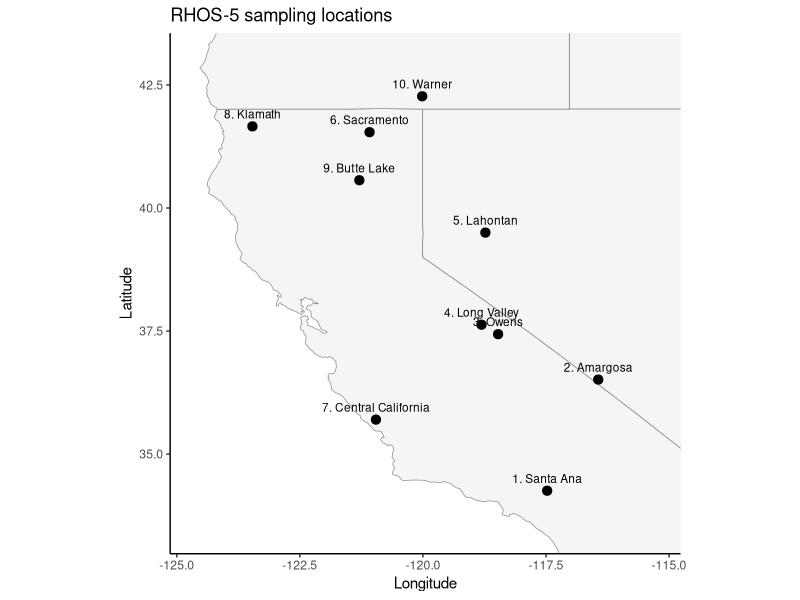
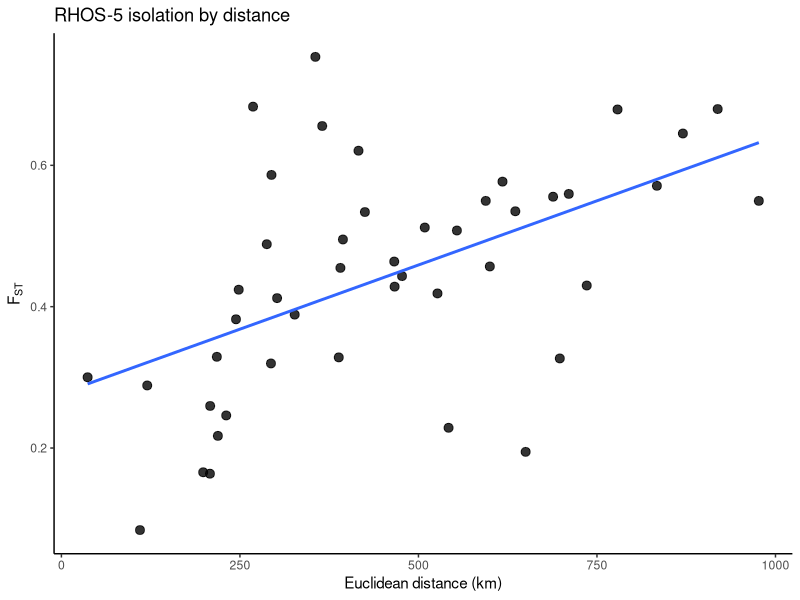
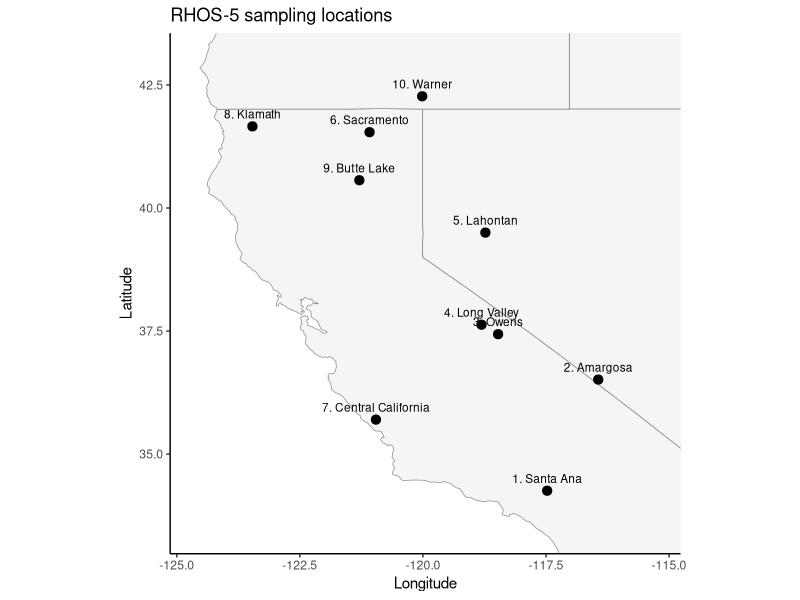
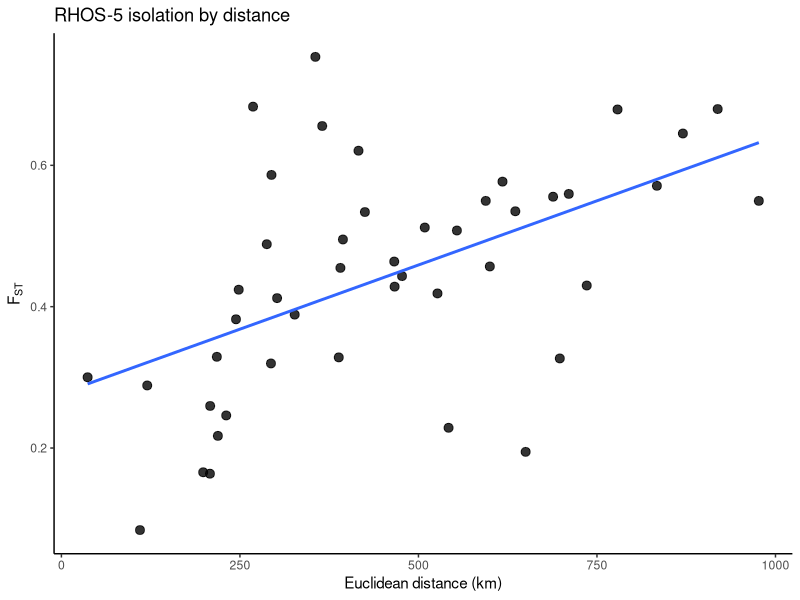

R code for these plots, in order: (Note: this script raises an error after producing the figures.)
# ========================================
# RHOS-5
# Rhinichthys osculus
# Speckled dace
#
# Su et al. 2022 / dissertation chapter
# Population genomic analysis of the Speckled Dace species complex
#
# IMPORTANT:
# The published pairwise FST table available from the supplement
# is clearly legible for the 10 focal California / California-adjacent
# population units:
#   Santa Ana
#   Amargosa
#   Owens
#   Long Valley
#   Lahontan
#   Sacramento
#   Central California
#   Klamath
#   Butte Lake
#   Warner
#
# The supplement also includes a second panel for some non-California
# comparisons, but those values are not all legible in the uploaded
# article view. To avoid inventing values, this workflow builds the
# exact 10 x 10 published matrix that is fully recoverable from
# Supplemental Table S.2 panel A.
#
# Coordinates were NOT grabbed from figures for the final dataset.
# Exact GPS coordinates are available in Supplemental Table S.1.
# Because FST is reported at the population-unit level rather than
# at all 38 exact collection localities, the coordinates below are
# centroids calculated from the exact locality GPS coordinates in
# Supplemental Table S.1.
#
# Figure 1 was used only as a QC reference for spatial sanity.
# ========================================

library(ggplot2)
library(geosphere)
library(maps)

study_code <- "RHOS-5"

base_dir <- "/Users/johnmccall/Library/CloudStorage/OneDrive-TheOhioStateUniversity/Spring_2026/Landgen_DGS/DGS-Patterns-of-Fish-Diversity/DGS-Patterns-of-Fish-Diversity/Objective 2/Data/RHOS-5"
data_dir <- file.path(base_dir, "data")

dir.create(base_dir, recursive = TRUE, showWarnings = FALSE)
dir.create(data_dir, recursive = TRUE, showWarnings = FALSE)

# -----------------------------
# 1) exact localities from Supplemental Table S.1
# used to derive population-unit centroids
# -----------------------------
site_tbl <- data.frame(
  pop_unit = c(
    "Lahontan", "Lahontan", "Lahontan",
    "Warner", "Warner", "Warner", "Warner",
    "Butte Lake",
    "Klamath", "Klamath",
    "Sacramento", "Sacramento", "Sacramento", "Sacramento", "Sacramento", "Sacramento",
    "Santa Ana", "Santa Ana",
    "Central California", "Central California", "Central California",
    "Amargosa", "Amargosa", "Amargosa", "Amargosa", "Amargosa", "Amargosa",
    "Owens", "Owens", "Owens",
    "Long Valley"
  ),
  locality = c(
    "Poore Creek", "Susie Creek", "Martis Creek",
    "Hart Lake Honey Creek", "Clover Creek", "Twenty Mile Creek", "Foskett Spring",
    "Butte Creek",
    "Lone Pine Bar", "Klamath River near Happy Camp",
    "Ash Creek", "Bear Creek", "Thomas Creek", "Howard Creek", "Quartz Creek", "Dye Creek",
    "Cajon Creek", "Lytle Creek",
    "Brizziolari Creek", "Sisquoc River", "San Lorenzo River",
    "Beatty Oasis", "Valley-CoffR-Spring", "Amargosa Canyon", "Bradford Spring 1", "Bradford Spring 2", "Roger's Spring",
    "Rock Creek Ditch", "Matlick Ditch", "Fish Slough",
    "Whitmore Hot Springs"
  ),
  lat = c(
    38.34278, 40.81223, 39.34555,
    42.42111, 42.47500, 42.11384, 42.06944,
    40.56472,
    41.54883, 41.767682,
    41.16111, 41.11433, 42.30416, 42.30138, 42.29222, 40.07075,
    34.27475, 34.23899,
    35.28000, 34.83086, 36.99305,
    36.91398, 37.04113, 35.84956, 36.40214, 36.40124, 36.47915,
    37.45932, 37.37602, 37.47551,
    37.62977
  ),
  lon = c(
    -119.52881, -116.04667, -120.61777,
    -120.11000, -120.18000, -119.93161, -119.83764,
    -121.29138,
    -123.52476, -123.403174,
    -120.83000, -121.55361, -120.53250, -120.73160, -120.74527, -122.11222,
    -117.45261, -117.49892,
    -120.66889, -120.16056, -122.03277,
    -116.75551, -116.71248, -116.23078, -116.30236, -116.30304, -116.32646,
    -118.59280, -118.42450, -118.40095,
    -118.81017
  ),
  stringsAsFactors = FALSE
)

fst_order <- c(
  "Santa Ana",
  "Amargosa",
  "Owens",
  "Long Valley",
  "Lahontan",
  "Sacramento",
  "Central California",
  "Klamath",
  "Butte Lake",
  "Warner"
)

coords_centroid <- aggregate(
  cbind(lat, lon) ~ pop_unit,
  data = site_tbl,
  FUN = mean
)

coords_centroid <- coords_centroid[match(fst_order, coords_centroid$pop_unit), ]

RHOS_5_coords <- data.frame(
  site = as.character(seq_len(nrow(coords_centroid))),
  lat = coords_centroid$lat,
  lon = coords_centroid$lon,
  stringsAsFactors = FALSE
)

site_lookup <- data.frame(
  site = RHOS_5_coords$site,
  pop_unit = fst_order,
  stringsAsFactors = FALSE
)

# -----------------------------
# 2) helper
# -----------------------------
fill_sym_from_lower <- function(pops, vals, diag_val = 0) {
  n <- length(pops)
  stopifnot(length(vals) == n * (n - 1) / 2)

  mat <- matrix(0, nrow = n, ncol = n, dimnames = list(pops, pops))
  k <- 1
  for (i in 2:n) {
    for (j in 1:(i - 1)) {
      mat[i, j] <- vals[k]
      mat[j, i] <- vals[k]
      k <- k + 1
    }
  }
  diag(mat) <- diag_val
  mat
}

# -----------------------------
# 3) pairwise FST matrix
# exact values from Supplemental Table S.2 panel A
# order:
# Santa Ana, Amargosa, Owens, Long Valley, Lahontan,
# Sacramento, Central California, Klamath, Butte Lake, Warner
# -----------------------------
fst_vals <- c(
  0.683038,
  0.655648, 0.163662,
  0.495095, 0.382165, 0.300142,
  0.549713, 0.328260, 0.246113, 0.259542,
  0.645057, 0.555592, 0.511999, 0.443290, 0.412116,
  0.753472, 0.620699, 0.586420, 0.488401, 0.463870, 0.194572,
  0.549713, 0.571066, 0.535016, 0.456907, 0.428349, 0.165698, 0.326771,
  0.679071, 0.576948, 0.533901, 0.454898, 0.424014, 0.083905, 0.228633, 0.217210,
  0.679669, 0.559563, 0.507790, 0.418762, 0.388788, 0.288543, 0.429950, 0.319681, 0.329080
)

RHOS_5_fst <- fill_sym_from_lower(
  pops = RHOS_5_coords$site,
  vals = fst_vals,
  diag_val = 0
)

RHOS_5_fst[RHOS_5_fst < 0] <- 0
diag(RHOS_5_fst) <- 0

# -----------------------------
# 4) geographic distance matrix
# -----------------------------
geo_dist_km <- geosphere::distm(
  x = as.matrix(RHOS_5_coords[, c("lon", "lat")]),
  fun = geosphere::distHaversine
) / 1000

rownames(geo_dist_km) <- RHOS_5_coords$site
colnames(geo_dist_km) <- RHOS_5_coords$site

# -----------------------------
# 5) pairwise dataframe for IBD
# -----------------------------
ibd_df <- data.frame(
  site1 = rownames(RHOS_5_fst)[row(RHOS_5_fst)[upper.tri(RHOS_5_fst)]],
  site2 = colnames(RHOS_5_fst)[col(RHOS_5_fst)[upper.tri(RHOS_5_fst)]],
  fst = RHOS_5_fst[upper.tri(RHOS_5_fst)],
  dist_km = geo_dist_km[upper.tri(geo_dist_km)],
  stringsAsFactors = FALSE
)

ibd_df$site1_name <- site_lookup$pop_unit[match(ibd_df$site1, site_lookup$site)]
ibd_df$site2_name <- site_lookup$pop_unit[match(ibd_df$site2, site_lookup$site)]

# -----------------------------
# 6) sampling map
# -----------------------------
state_map <- map_data("state")
plot_sites <- merge(RHOS_5_coords, site_lookup, by = "site", sort = FALSE)

lon_rng <- range(plot_sites$lon, na.rm = TRUE)
lat_rng <- range(plot_sites$lat, na.rm = TRUE)

x_pad <- max(1.2, diff(lon_rng) * 0.08)
y_pad <- max(0.8, diff(lat_rng) * 0.08)

xlim_use <- c(lon_rng[1] - x_pad, lon_rng[2] + x_pad)
ylim_use <- c(lat_rng[1] - y_pad, lat_rng[2] + y_pad)

map_plot <- ggplot() +
  geom_polygon(
    data = state_map,
    aes(x = long, y = lat, group = group),
    fill = "grey96",
    color = "grey55",
    linewidth = 0.25
  ) +
  geom_point(
    data = plot_sites,
    aes(x = lon, y = lat),
    size = 2.8
  ) +
  geom_text(
    data = plot_sites,
    aes(x = lon, y = lat, label = paste0(site, ". ", pop_unit)),
    nudge_y = 0.25,
    size = 3.0
  ) +
  coord_fixed(
    xlim = xlim_use,
    ylim = ylim_use
  ) +
  theme_classic() +
  labs(
    x = "Longitude",
    y = "Latitude",
    title = "RHOS-5 sampling locations"
  )

print(map_plot)

ggsave(
  filename = file.path(base_dir, "RHOS-5_map.png"),
  plot = map_plot,
  width = 8,
  height = 6,
  dpi = 300
)

# -----------------------------
# 7) IBD plot
# -----------------------------
ibd_plot <- ggplot(ibd_df, aes(x = dist_km, y = fst)) +
  geom_point(size = 2.7, alpha = 0.8) +
  geom_smooth(method = "lm", se = FALSE) +
  theme_classic() +
  labs(
    x = "Euclidean distance (km)",
    y = expression(F[ST]),
    title = "RHOS-5 isolation by distance"
  )

print(ibd_plot)

ggsave(
  filename = file.path(base_dir, "RHOS-5_IBD.png"),
  plot = ibd_plot,
  width = 7,
  height = 5,
  dpi = 300
)

# -----------------------------
# 8) checks + save
# -----------------------------
stopifnot(identical(rownames(RHOS_5_fst), RHOS_5_coords$site))
stopifnot(identical(colnames(RHOS_5_fst), RHOS_5_coords$site))
stopifnot(isTRUE(all.equal(RHOS_5_fst, t(RHOS_5_fst))))
stopifnot(isTRUE(all.equal(geo_dist_km, t(geo_dist_km))))

save(
  RHOS_5_fst,
  RHOS_5_coords,
  file = file.path(data_dir, "RHOS-5.RData")
)
